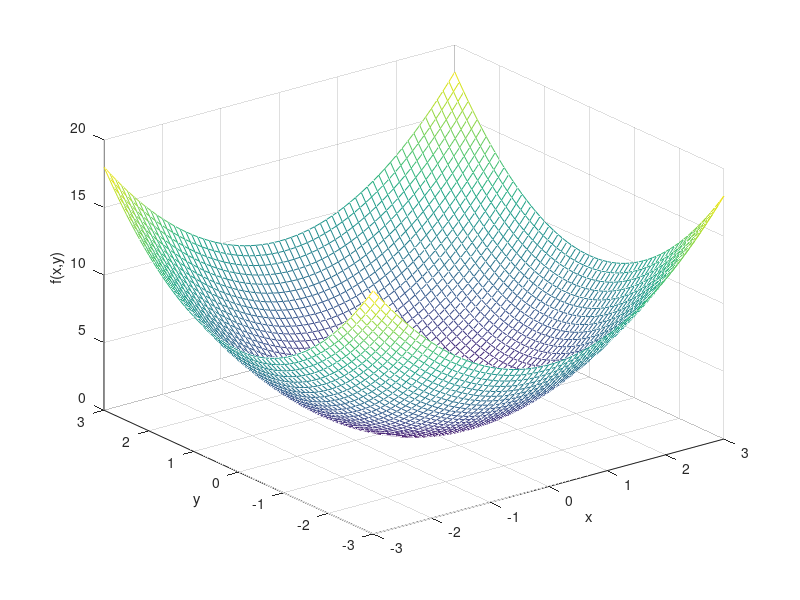

Write the MATLAB code that produced this figure. (Note: this script raises an error after producing the figure.)
function [] = Przyklad2()
%% Sebastian Szarafin 313460
% Sprawdzenie wyniku przybliżenia całki funkcji f=sin(x)*y. 
% Wynik z Wolframa: ~216
format long
a=-3; b=3; c=-3; d=3; 
f=@(x,y)x.^2+y.^2;
correct=216;

x=a:0.1:b;
y=c:0.1:d;
figure(2);
[X, Y]=meshgrid(x, y);
mesh(X, Y, f(X,Y));
xlabel("x");
ylabel("y");
zlabel("f(x,y)");

N=[1 10 100 1000 10000]; M=[1 10 100 1000 10000]; 
t=correct*ones(5,1); w=ones(5,1); e=ones(5,1); 
for i=1:5
    w(i)=IntegralSimpRectMain(f,a,b,c,d,N(i),M(i));
    e(i)=abs(w(i)-t(i));
end

T=table(N',M',w,t,e);
T.Properties.VariableNames={'N','M','uzyskany','teoretyczny','błąd'};
disp(T);
end

